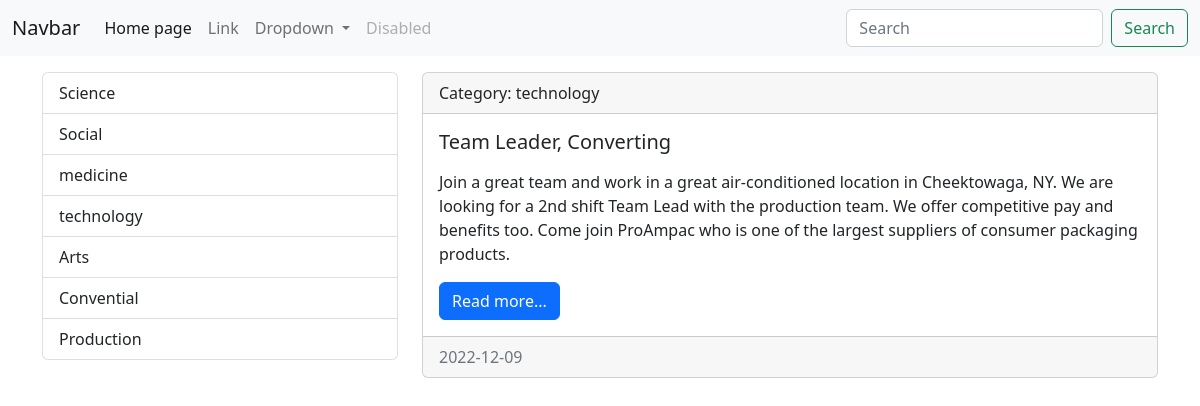
The app's page /category/4/ with its own data.
### jobpost/models.py (models this page shows, shortened)
class Category(models.Model):
    title = models.CharField(max_length = 150, db_index = True)

class JobPost(models.Model):
    jobtitle = models.CharField("Job Title", max_length =150)
    jobdescription = models.TextField ("Job Description", blank = True)
    created_at = models.DateTimeField(auto_now_add=True)
    updated = models.DateTimeField(auto_now=True)
    company = models.ForeignKey('Company', on_delete = models.PROTECT,null=True , verbose_name = "published by company")
    companyprofile = models.TextField(blank=True)
    is_published  = models.BooleanField(default=True)
    category = models.ForeignKey('category', on_delete = models.PROTECT,null=True)
    user = models.ForeignKey(User, verbose_name='company user', on_delete=models.CASCADE)

### jobpost/views.py (the view)
# urls.py: path('category/<int:category_id>/', job_category, name='job-category'),
def job_category(request,category_id):
    jobposts = JobPost.objects.filter(category_id=category_id)
    categories = Category.objects.all()
    category = Category.objects.get(pk=category_id)
    return render(request,'jobpost/category.html',{'jobposts':jobposts,'categories':categories, 'category':category})

### jobpost/templates/jobpost/category.html (shortened to what this page needs)
<!doctype html>
<html lang="en">
  <head>
    <link href="https://cdn.jsdelivr.net/npm/bootstrap@5.2.2/dist/css/bootstrap.min.css" rel="stylesheet">
  </head>
  <body>
    <nav class="navbar navbar-expand-lg bg-light">
        <div class="container-fluid">
          <a class="navbar-brand" href="#">Navbar</a>
          <div class="collapse navbar-collapse" id="navbarSupportedContent">
            <ul class="navbar-nav me-auto mb-2 mb-lg-0">
              <li class="nav-item">
                <a class="nav-link active" aria-current="page" href="/">Home page</a>
              </li>
              <li class="nav-item">
                <a class="nav-link" href="#">Link</a>
              </li>
              <li class="nav-item dropdown">
                <a class="nav-link dropdown-toggle" href="#" role="button" data-bs-toggle="dropdown" aria-expanded="false">
                  Dropdown
                </a>
              </li>
              <li class="nav-item">
                <a class="nav-link disabled">Disabled</a>
              </li>
            </ul>
            <form class="d-flex" role="search">
              <input class="form-control me-2" type="search" placeholder="Search" aria-label="Search">
              <button class="btn btn-outline-success" type="submit">Search</button>
            </form>
          </div>
        </div>
      </nav>
      <div class = 'container mt-3'>
        <div class = "row">
            <div class = 'col-md-4'>
                <div class="list-group">
                {%  for item in categories  %}
                    <a href="{% url 'job-category' item.pk  %}" class="list-group-item list-group-item-action" aria-current="true">
                      {{item.title}}
                    </a>
                {%  endfor  %}
                </div>
            </div>
            <div class = "col-md-8">
                {%  for item in jobposts  %}
                <div class="card mb-3">
                    <div class="card-header">
                    Category: {{item.category.title}}
                    </div>
                    <div class="card-body">
                    <h5 class="card-title">{{item.jobtitle}}</h5>
                    <p class="card-text">{{item.jobdescription|safe|linebreaks|truncatewords:50}}</p>
                    <a href="#" class="btn btn-primary">Read more...</a>
                    </div>
                    <div class="card-footer text-muted">
                    {{item.created_at|date:"Y-m-d"}}
                    </div>
                </div>
                {% endfor %}
            </div>
        </div>
      </div>
  </body>
</html>

### records on screen
Category: title "Science"
Category: title "Social"
Category: title "medicine"
Category: title "technology"
Category: title "Arts"
Category: title "Convential"
Category: title "Production"
JobPost: category "technology", jobtitle "Team Leader, Converting", jobdescription "Join a great team and work in a great air-conditioned location in Cheektowaga, NY. We are looking for a 2nd shift Team Lead with the production team. We offer competitive pay and benefits too. Come join ProAmpac who is one of the largest suppliers of consumer packaging products.", created_at "2022-12-09"
